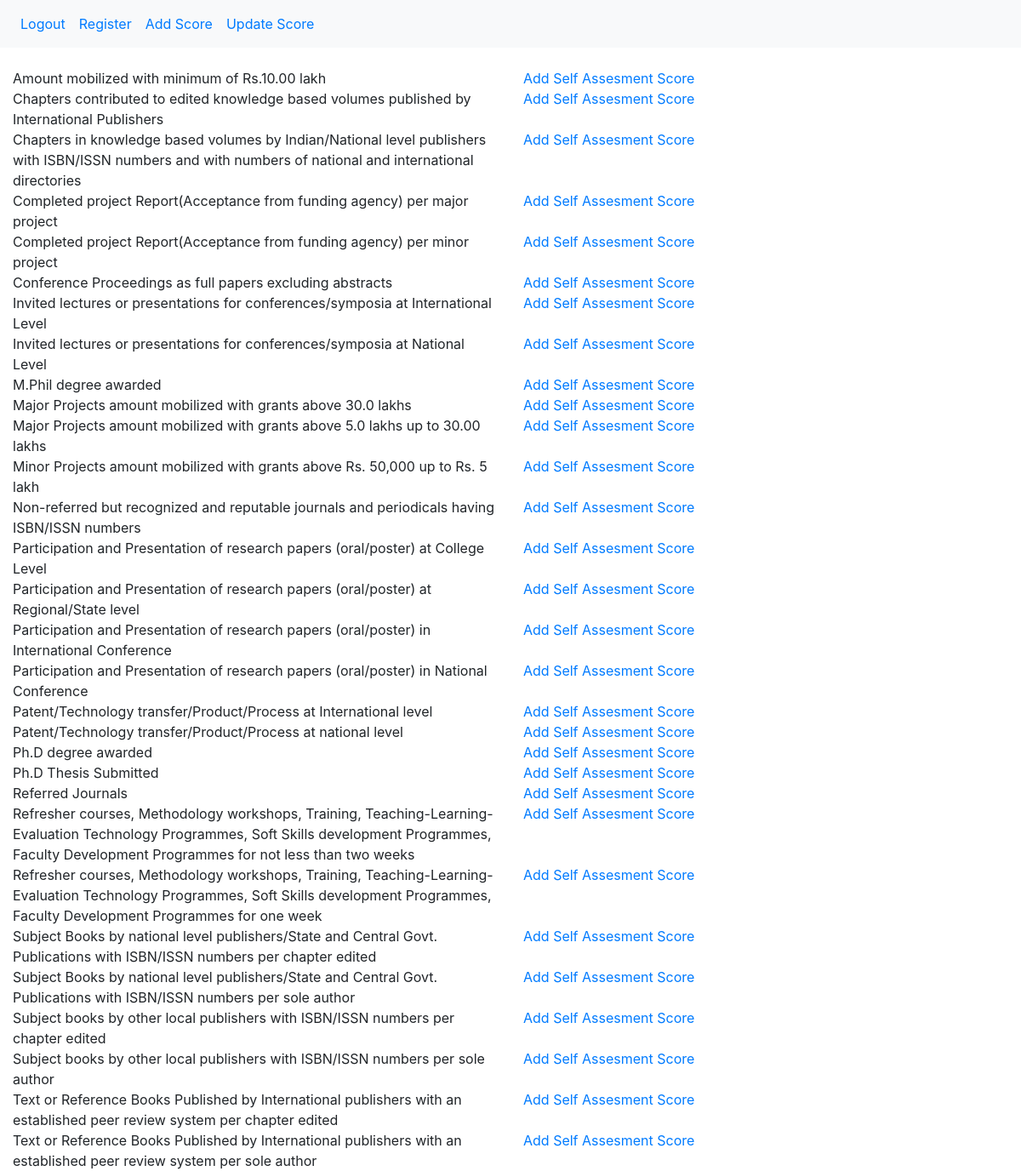
The app's page /category/8/ (signed in) with its own data.
### api/models.py (models this page shows)
class Api(models.Model):
    stream = models.ForeignKey(CategoryStream,on_delete=models.CASCADE)
    nature_of_activity = models.CharField(max_length=750)
    max_score = models.PositiveSmallIntegerField()
    class Meta:
        constraints = [
            models.UniqueConstraint(fields=['nature_of_activity', 'stream'],name='api')
        ]
    def __str__(self):
        return str(self.nature_of_activity)

### api/views.py (the view)
# urls.py: path('category/<category_id>/', views.ActivityView.as_view(),name="activity"),
class ActivityView(TemplateView):
    template_name = "api/api_list.html"
    def get_context_data(self, **kwargs):
        current_user = User.objects.get(id=self.request.user.id)
        current_user_stream = FacultyProfile.objects.get(user=current_user.id)
        if(self.kwargs['category_id'] == '7' or self.kwargs['category_id'] =='6'):
            query = Api.objects.filter(stream__category_id__id=self.kwargs['category_id'])
        else:
            query = Api.objects.filter(stream__category_id__id=self.kwargs['category_id'],stream=current_user_stream.stream)
        context = {
            'activity_list' : query,
            }
        return context

### api/models.py (called while the page is built)
    def __str__(self):
        return str(self.category_name)

### templates/api/api_list.html (shortened to what this page needs)
{% extends "base.html" %}
{% block body_block %}
<div class="container-fluid">
    <div class="row">
        {% for activity in activity_list %}
        <div class="col-xl-6">{{ activity }}</div>
        <a href="{% url 'api:activity_form' category_id=activity.stream.category_id nature_category_id=activity.id %}"
            class="col-xl-6">Add Self Assesment Score</a>
        {% endfor %}
    </div>
</div>
{% endblock %}

### records on screen
Api: nature_of_activity "Amount mobilized with minimum of Rs.10.00 lakh"
Api: nature_of_activity "Chapters contributed to edited knowledge based volumes published by International Publishers"
Api: nature_of_activity "Chapters in knowledge based volumes by Indian/National level publishers with ISBN/ISSN numbers and with numbers of national and international directories"
Api: nature_of_activity "Completed project Report(Acceptance from funding agency) per major project"
Api: nature_of_activity "Completed project Report(Acceptance from funding agency) per minor project"
Api: nature_of_activity "Conference Proceedings as full papers excluding abstracts"
Api: nature_of_activity "Invited lectures or presentations for conferences/symposia at International Level"
Api: nature_of_activity "Invited lectures or presentations for conferences/symposia at National Level"
Api: nature_of_activity "M.Phil degree awarded"
Api: nature_of_activity "Major Projects amount mobilized with grants above 30.0 lakhs"
Api: nature_of_activity "Major Projects amount mobilized with grants above 5.0 lakhs up to 30.00 lakhs"
Api: nature_of_activity "Minor Projects amount mobilized with grants above Rs. 50,000 up to Rs. 5 lakh"
Api: nature_of_activity "Non-referred but recognized and reputable journals and periodicals having ISBN/ISSN numbers"
Api: nature_of_activity "Participation and Presentation of research papers (oral/poster) at College Level"
Api: nature_of_activity "Participation and Presentation of research papers (oral/poster) at Regional/State level"
Api: nature_of_activity "Participation and Presentation of research papers (oral/poster) in International Conference"
Api: nature_of_activity "Participation and Presentation of research papers (oral/poster) in National Conference"
Api: nature_of_activity "Patent/Technology transfer/Product/Process at International level"
Api: nature_of_activity "Patent/Technology transfer/Product/Process at national level"
Api: nature_of_activity "Ph.D degree awarded"
Api: nature_of_activity "Ph.D Thesis Submitted"
Api: nature_of_activity "Referred Journals"
Api: nature_of_activity "Refresher courses, Methodology workshops, Training, Teaching-Learning-Evaluation Technology Programmes, Soft Skills development Programmes, Faculty Development Programmes for not less than two weeks"
Api: nature_of_activity "Refresher courses, Methodology workshops, Training, Teaching-Learning-Evaluation Technology Programmes, Soft Skills development Programmes, Faculty Development Programmes for one week"
Api: nature_of_activity "Subject Books by national level publishers/State and Central Govt. Publications with ISBN/ISSN numbers per chapter edited"
Api: nature_of_activity "Subject Books by national level publishers/State and Central Govt. Publications with ISBN/ISSN numbers per sole author"
Api: nature_of_activity "Subject books by other local publishers with ISBN/ISSN numbers per chapter edited"
Api: nature_of_activity "Subject books by other local publishers with ISBN/ISSN numbers per sole author"
Api: nature_of_activity "Text or Reference Books Published by International publishers with an established peer review system per chapter edited"
Api: nature_of_activity "Text or Reference Books Published by International publishers with an established peer review system per sole author"
